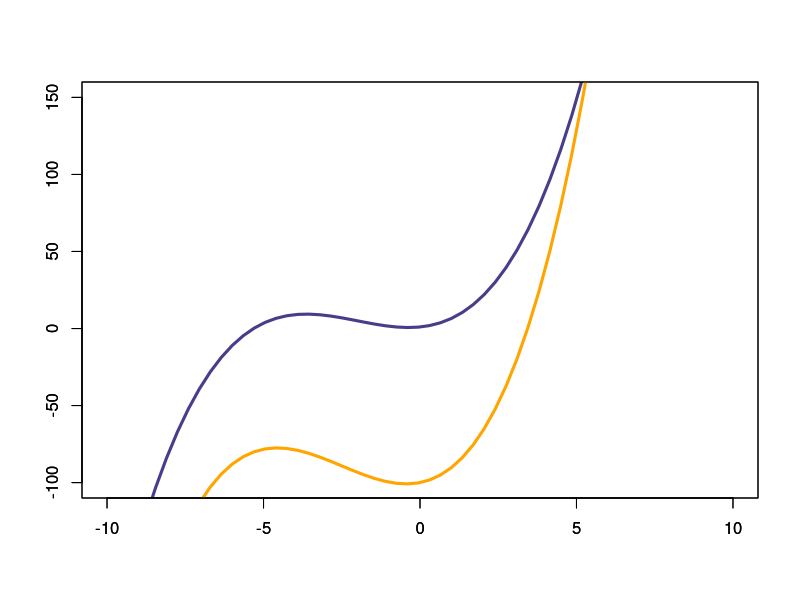
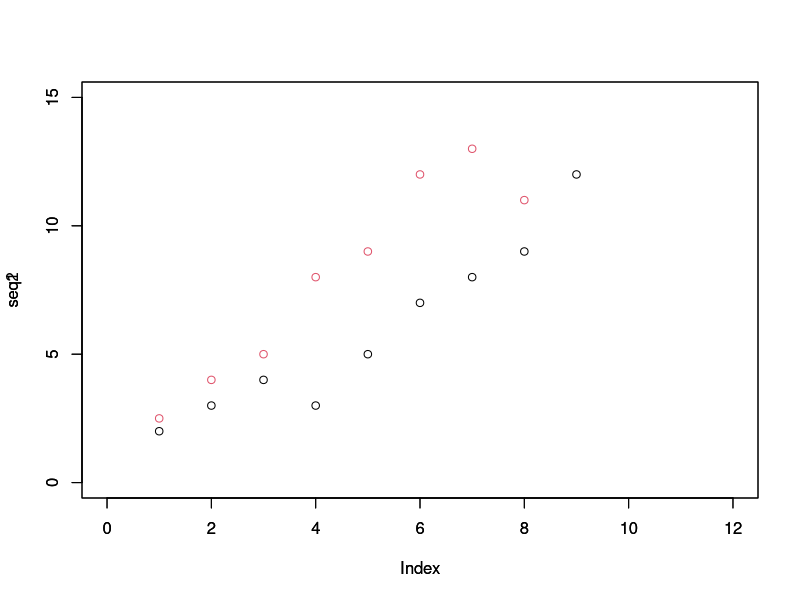

These charts were generated, in order, by the following R code:
rm(list=ls())
graphics.off()

#Cosntant, coef x^1, coef x^2, coef x^3
coef1 <- c(1,2,3,4/8)
coef2 <- c(-100, 4,5, 2/3)

seq1_f = function(x){coef1[1] +coef1[2] * x + coef1[3] * x**2 + coef1[4] * x**3}
seq2_f = function(x){coef2[1] +coef2[2] * x + coef2[3] * x**2 + coef2[4] * x**3}


curve(seq1_f, from=-20, to=15, lwd=3, xlab='', ylab='', col='darkslateblue',xlim=c(-10,10),ylim=c(-100,150))
par(new=TRUE)
curve(seq2_f, from=-20, to=15, lwd=3, xlab='', ylab='', col='orange',xlim=c(-10,10),ylim=c(-100,150))

seq1 <- c()
seq2 <- c()
for(i in seq(-20,15,0.5))
{
  seq1 <- c(seq1, seq1_f(i))
  seq2 <- c(seq2, seq2_f(i))
}

save(seq1, seq2,file="C:\\Users\\maeli\\Documents\\INSA\\4A\\Taltech\\data_mining\\TD8\\data_DTW.RData")

seq1 <- c(2.5,4,5,8,9,12,13,11)
seq2 <- c(2,3,4,3,5,7,8,9,12)
plot(seq1, col=2, ylim=c(0,15),xlim=c(0,12)) 
par(new=TRUE)
plot(seq2, ylim=c(0,15),xlim=c(0,12))
save(seq1, seq2,file="C:\\Users\\maeli\\Documents\\INSA\\4A\\Taltech\\data_mining\\TD8\\data_DTW2.RData")
